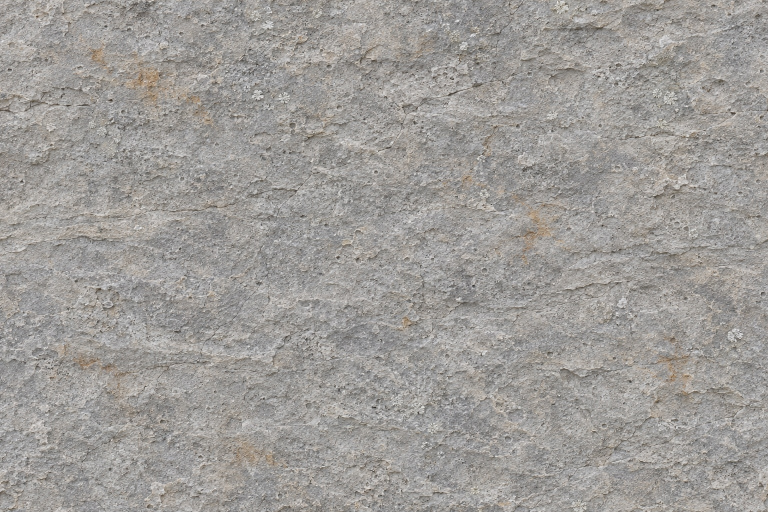
#> input picture assets-src/eye/land/gen/rockface-1.jpg, 1536 x 1024 px, found by its file name (shown at 1/2 size); its folder holds 2 pictures in this run
$ python make_sheets.py
#> lines starting #> are read from the running program, lines starting #| are printed output that depends on the picture; long printed decimals are rounded
# The detail sheets of the Eye's stone, from the generated pictures under assets-src/eye/land/gen/: each is cut square, made to tile
# (blended with itself shifted half way, first across and then down, keeping its contrast), and given a relief read from its tone.
#   <name>.jpg      colour
#   <name>-nh.jpg   r, g: the lean of the relief; b: its height
# Run: python3 assets-src/eye/land/make_sheets.py
import sys
import numpy as np
from PIL import Image
from scipy.ndimage import gaussian_filter

SIZE = 1024


def tile_axis(a, axis):
    n = a.shape[axis]
    b = np.roll(a, n // 2, axis=axis)
    x = np.arange(n) / n
    edge = np.minimum(x, 1 - x) * 2
    w = np.clip((edge - 0.08) / 0.5, 0, 1)
    w = w * w * (3 - 2 * w)
    shape = [1, 1, 1]
    shape[axis] = n
    w = w.reshape(shape)
    mean = a.mean(axis=(0, 1), keepdims=True)
    return mean + (w * (a - mean) + (1 - w) * (b - mean)) / np.sqrt(w * w + (1 - w) * (1 - w))


def make(src, name, relief, flatten):
#> called with src = 'assets-src/eye/land/gen/rockface-1.jpg', name = 'rockface', relief = 0.09, flatten = 0.8
    im = Image.open(src).convert('RGB')
#> im is the input picture: PIL image 1536x1024 RGB; mean R, G, B 158.2, 155.3, 151.7
    w, h = im.size
#> w = 1536; h = 1024
    s = min(w, h)
#> s = 1024
    im = im.crop(((w - s) // 2, (h - s) // 2, (w - s) // 2 + s, (h - s) // 2 + s)).resize((SIZE, SIZE), Image.LANCZOS)
#> im: PIL image 1024x1024 RGB
    a = np.asarray(im).astype(np.float64) / 255
    # The broad light and dark of the picture is taken out, so that a repeat cannot be found by its patches.
    low = np.stack([gaussian_filter(a[..., c], 90, mode='wrap') for c in range(3)], -1)
    a = a - flatten * (low - low.mean(axis=(0, 1), keepdims=True))
    a = tile_axis(tile_axis(a, 1), 0)
#> in tile_axis, `mean = a.mean(axis=(0, 1), keepdims=True)`: mean = [[0.618, 0.607, 0.593]]
#> call 2 of tile_axis, with axis = 0
#> in tile_axis (call 2), `b = np.roll(a, n // 2, axis=axis)`:
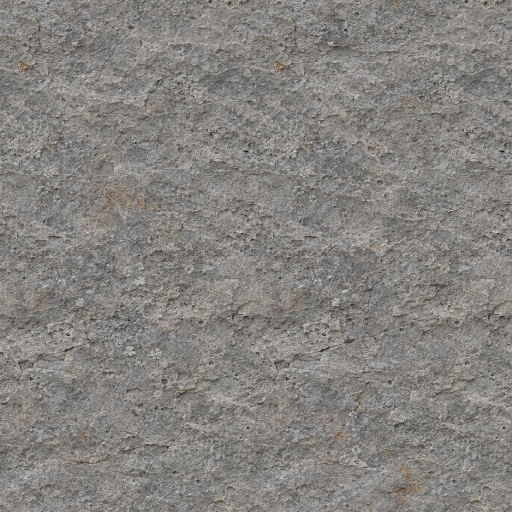
#> b: shape (1024, 1024, 3) float64 (shown at 1/2 size); mean of channels 0, 1, 2 0.617, 0.606, 0.593; drawn with min black and max white
#> in tile_axis (call 2), `mean = a.mean(axis=(0, 1), keepdims=True)`: mean = [[0.617, 0.606, 0.593]]
    a = np.clip(a, 0, 1)
    Image.fromarray((a * 255 + 0.5).astype(np.uint8)).save(f'public/assets/eye/land/{name}.jpg', quality=90)
    g = a @ np.array([0.3, 0.5, 0.2])
    hgt = g - gaussian_filter(g, 14, mode='wrap')
    hgt = gaussian_filter(hgt, 0.7, mode='wrap')
    hn = np.clip(0.5 + hgt / (6 * hgt.std()), 0, 1)
    dx = np.roll(hgt, -1, 1) - np.roll(hgt, 1, 1)
    dy = np.roll(hgt, -1, 0) - np.roll(hgt, 1, 0)
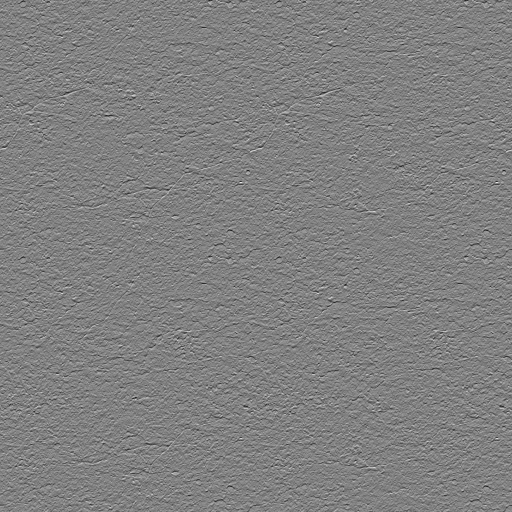
#> dy: shape (1024, 1024) float64 (shown at 1/2 size); min -0.405, max 0.398, mean 4.4e-20; drawn with min black and max white
    # The lean is scaled so that its mean size is `relief`, whatever the contrast of the picture.
    k = relief / np.abs(dx).mean()
#> k = 2.05
    dx, dy = dx * k, dy * k
    out = np.stack([np.clip(0.5 - dx, 0, 1), np.clip(0.5 + dy, 0, 1), hn], -1)
    Image.fromarray((out * 255 + 0.5).astype(np.uint8)).save(f'public/assets/eye/land/{name}-nh.jpg', quality=92)
    print(name, 'mean', a.mean(axis=(0, 1)), 'lean', float(np.abs(dx).mean()))
#| rockface mean [0.6172  0.6067 0.5937] lean 0.09


if __name__ == '__main__':
    which = sys.argv[1:] or ['rockface', 'gravel']
    if 'rockface' in which:
        make('assets-src/eye/land/gen/rockface-1.jpg', 'rockface', 0.09, 0.8)
    if 'gravel' in which:
        make('assets-src/eye/land/gen/gravel-1.jpg', 'gravel', 0.11, 0.8)
#> call 2 of make, with src = 'assets-src/eye/land/gen/gravel-1.jpg', name = 'gravel', relief = 0.11, flatten = 0.8
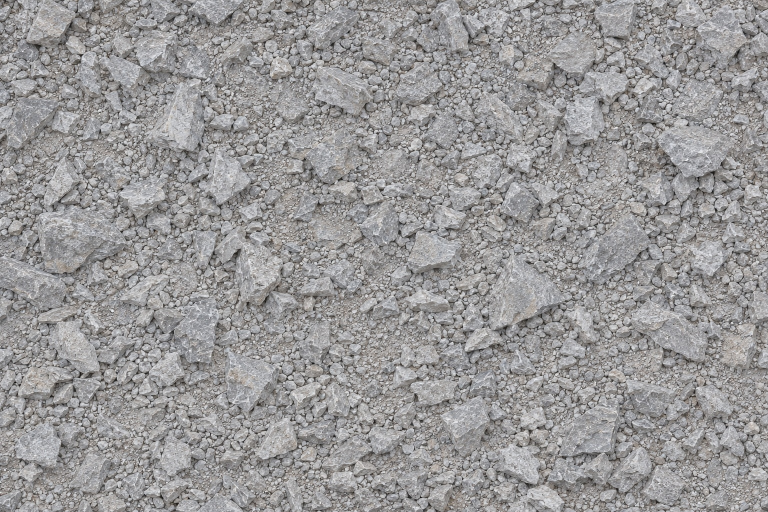
#> input picture assets-src/eye/land/gen/gravel-1.jpg, 1536 x 1024 px, found by its file name (shown at 1/2 size)
#> in make, im is the input picture: PIL image 1536x1024 RGB; mean R, G, B 152.6, 151.3, 151.7
#> call 3 of tile_axis, with axis = 1
#> in tile_axis (call 3), `b = np.roll(a, n // 2, axis=axis)`:
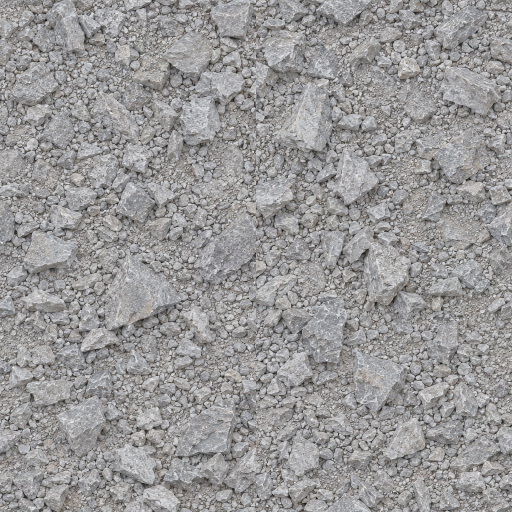
#> b: shape (1024, 1024, 3) float64 (shown at 1/2 size); mean R, G, B 0.6, 0.595, 0.596
#> in tile_axis (call 3), `mean = a.mean(axis=(0, 1), keepdims=True)`: mean = [[0.6, 0.595, 0.596]]
#> in make (call 2), `hn = np.clip(0.5 + hgt / (6 * hgt.std()), 0, 1)`:
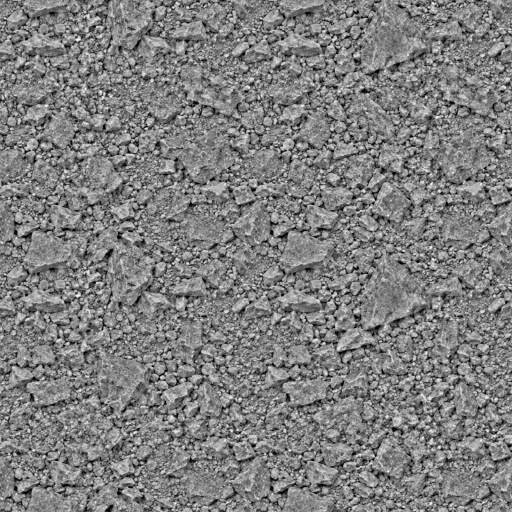
#> hn: shape (1024, 1024) float64 (shown at 1/2 size); min 0, max 1, mean 0.5
#> in make (call 2), `dy = np.roll(hgt, -1, 0) - np.roll(hgt, 1, 0)`:
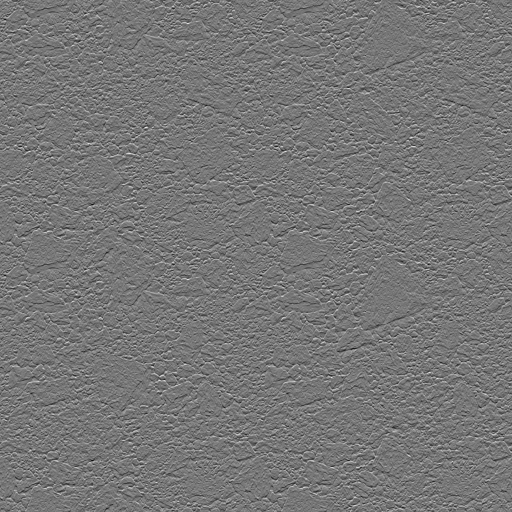
#> dy: shape (1024, 1024) float64 (shown at 1/2 size); min -0.474, max 0.544, mean -4.74e-20; drawn with min black and max white
#> in make (call 2), `k = relief / np.abs(dx).mean()`: k = 1.67
#> in make (call 2), `out = np.stack([np.clip(0.5 - dx, 0, 1), np.clip(0.5 + dy, 0, 1), hn],..`:
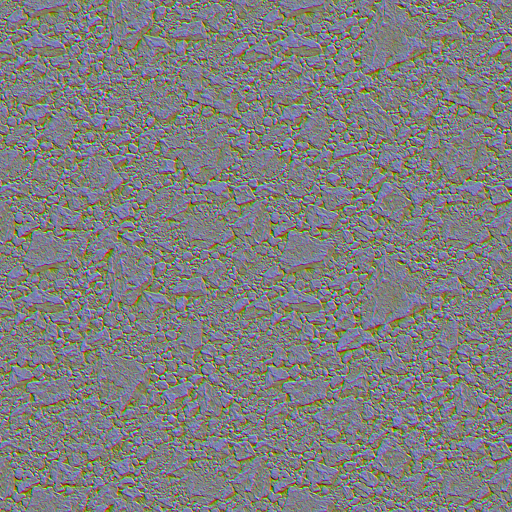
#> out: shape (1024, 1024, 3) float64 (shown at 1/2 size); mean of channels 0, 1, 2 0.5, 0.5, 0.5; drawn as R, G, B
#| gravel mean [0.6003 0.5954 0.5964] lean 0.11
